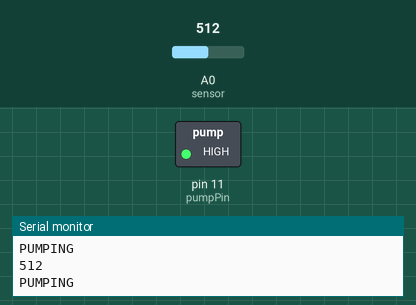
A sketch run on a simulated Arduino Uno, built with avr-gcc and run on an emulated ATmega328P. On the bench: switched loads named in the sketch (green lamp = pin HIGH), the last lines printed to the serial monitor. The test bench sets the inputs (shaded band); at power-on: A0 (sensor) = 512.

Above: at 5.5 s.
5.6 s: A0 (sensor) set to 488
At 6.6 s:
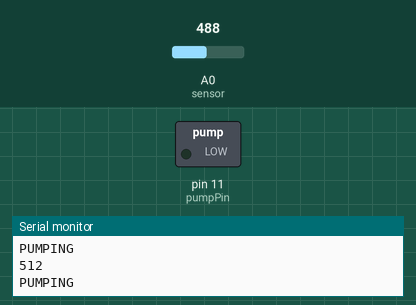
11.3 s: A0 (sensor) set to 510
At 12.5 s:
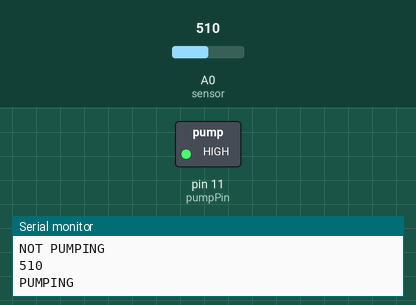
21.6 s: A0 (sensor) set to 490
At 23.3 s:
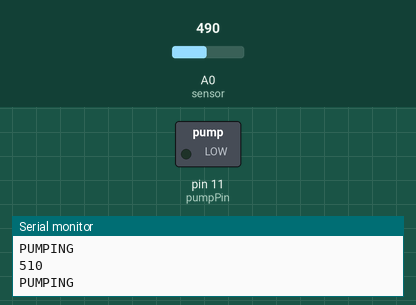
27.3 s: A0 (sensor) set to 511
At 28.5 s:
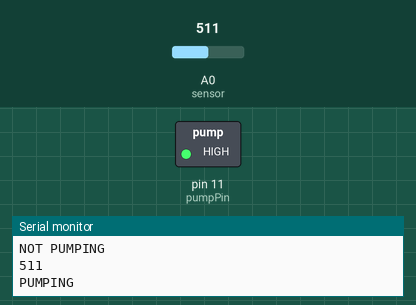
Timing chart, 0 to 38.6 s (numbered marks = the images above; inputs shaded):
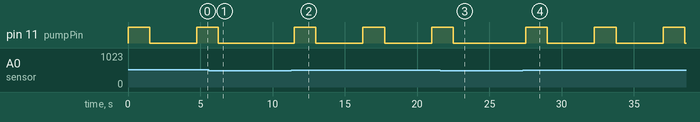

Measured:
- the behaviour switches between 501 and 500 on A0 (sensor) (found by bisection; images 0 and 1)
- after the input at 5.6 s, pin 11 (pumpPin): goes on until 6.3 s, then stays LOW
- after the input at 11.3 s, pin 11 (pumpPin): alternates HIGH for 1.5 s and LOW for 3.3 s, starting after 0.20 s
- after the input at 21.6 s, pin 11 (pumpPin): goes on until 22.5 s, then stays LOW
- after the input at 27.3 s, pin 11 (pumpPin): alternates HIGH for 1.5 s and LOW for 3.3 s, starting after 0.21 s

The sketch:

Physics_C_Self_Watering.ino
```cpp
int sensor = A0;
int pumpPin = 11;
int moistureThreshold = 500;
int moistureLevel;

void setup() {
  Serial.begin(9600);                     // Initializing Serial port for printing data
  pinMode(pumpPin, OUTPUT);               // Initializing output pin for pump
}

void loop() {
  moistureLevel = analogRead(sensor);     // Getting moisture value from sensor
  Serial.println(moistureLevel);          // Printing out moisture

  if(moistureLevel > moistureThreshold)   // Turning on/off pump if there the soil is not moist/moist enough, respectively
  {
    pulseWater();
  }
   else
   {
    digitalWrite(pumpPin, LOW);
    Serial.println("NOT PUMPING");
   }

  delay(250);                            // Delaying loop by 5 seconds
}

void pulseWater()
{
  Serial.println("PUMPING");
  digitalWrite(pumpPin, HIGH);
  delay(1500);
  digitalWrite(pumpPin, LOW);
  delay(3000);
}
```
